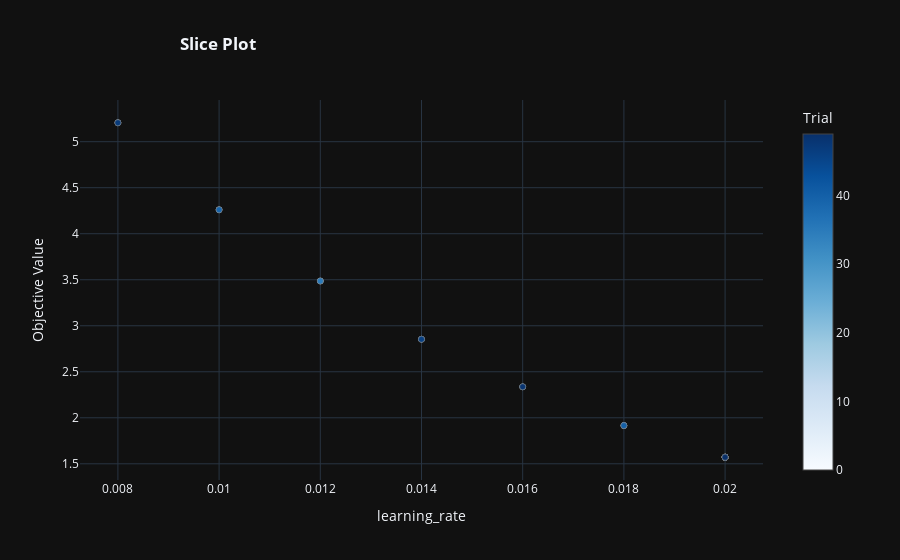

Notebook source saved alongside this figure:
### Code cell
fig = optuna.visualization.plot_slice(study)
fig.update_layout(template='plotly_dark', title='<b>Slice Plot', title_x=0.2)

### Figure 1 — Plotly figure (JSON) as saved in the notebook; plotly's stock layout.template omitted (floating-point values rounded to 4 significant figures)
{"data": [{"marker": {"color": [0, 1, 2, 3, 4, 5, 6, 7, 8, 9, 10, 11, 12, 13, 14, 15, 16, 17, 18, 19, 20, 21, 22, 23, 24, 25, 26, 27, 28, 29, 30, 31, 32, 33, 34, 35, 36, 37, 38, 39, 40, 41, 42, 43, 44, 45, 46, 47, 48, 49], "colorbar": {"title": {"text": "Trial"}, "x": 1, "xpad": 40}, "colorscale": [[0, "rgb(247,251,255)"], [0.125, "rgb(222,235,247)"], [0.25, "rgb(198,219,239)"], [0.375, "rgb(158,202,225)"], [0.5, "rgb(107,174,214)"], [0.625, "rgb(66,146,198)"], [0.75, "rgb(33,113,181)"], [0.875, "rgb(8,81,156)"], [1, "rgb(8,48,107)"]], "line": {"color": "Grey", "width": 0.5}}, "mode": "markers", "name": "Feasible Trial", "showlegend": false, "type": "scatter", "x": [0.012, 0.02, 0.008, 0.018, 0.018, 0.01, 0.008, 0.02, 0.01, 0.018, 0.02, 0.02, 0.02, 0.014, 0.016, 0.02, 0.02, 0.014, 0.012, 0.016, 0.02, 0.02, 0.02, 0.02, 0.02, 0.02, 0.02, 0.01, 0.016, 0.012, 0.008, 0.02, 0.02, 0.02, 0.014, 0.012, 0.018, 0.008, 0.02, 0.01, 0.018, 0.02, 0.02, 0.02, 0.02, 0.02, 0.014, 0.008, 0.016, 0.02], "y": [3.486, 1.571, 5.206, 1.915, 1.915, 4.26, 5.206, 1.571, 4.26, 1.915, 1.571, 1.571, 1.571, 2.853, 2.336, 1.571, 1.571, 2.853, 3.486, 2.336, 1.571, 1.571, 1.571, 1.571, 1.571, 1.571, 1.571, 4.26, 2.336, 3.486, 5.206, 1.571, 1.571, 1.571, 2.853, 3.486, 1.915, 5.206, 1.571, 4.26, 1.915, 1.571, 1.571, 1.571, 1.571, 1.571, 2.853, 5.206, 2.336, 1.571]}], "layout": {"title": {"text": "<b>Slice Plot", "x": 0.2}, "xaxis": {"categoryarray": [0.008, 0.01, 0.012, 0.014, 0.016, 0.018, 0.02], "categoryorder": "array", "title": {"text": "learning_rate"}, "type": "category"}, "yaxis": {"title": {"text": "Objective Value"}}}}
